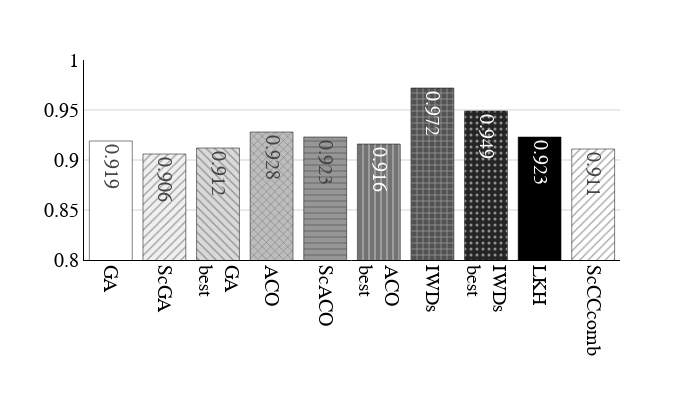

Write notebook code for a chart like this one.
### Code cell
make_bar_plot(data_PO, False)

### Figure 1 — Plotly figure (JSON) as saved in the notebook; plotly's stock layout.template omitted (floating-point values rounded to 4 significant figures)
{"data": [{"alignmentgroup": "True", "hovertemplate": "Algorithm br=%{x}<br>Problem avg=%{y}<extra></extra>", "legendgroup": "GA ", "marker": {"color": "rgb(255,255,255)", "line": {"color": "black"}, "pattern": {"shape": "", "size": 6}}, "name": "GA ", "offsetgroup": "GA ", "orientation": "v", "showlegend": true, "textposition": "auto", "texttemplate": "%{y}", "type": "bar", "x": ["GA "], "xaxis": "x", "y": [0.919], "yaxis": "y"}, {"alignmentgroup": "True", "hovertemplate": "Algorithm br=%{x}<br>Problem avg=%{y}<extra></extra>", "legendgroup": "ScGA", "marker": {"color": "rgb(240,240,240)", "line": {"color": "black"}, "pattern": {"shape": "/", "size": 6}}, "name": "ScGA", "offsetgroup": "ScGA", "orientation": "v", "showlegend": true, "textposition": "auto", "texttemplate": "%{y}", "type": "bar", "x": ["ScGA"], "xaxis": "x", "y": [0.906], "yaxis": "y"}, {"alignmentgroup": "True", "hovertemplate": "Algorithm br=%{x}<br>Problem avg=%{y}<extra></extra>", "legendgroup": "GA <br>best", "marker": {"color": "rgb(217,217,217)", "line": {"color": "black"}, "pattern": {"shape": "\\", "size": 6}}, "name": "GA <br>best", "offsetgroup": "GA <br>best", "orientation": "v", "showlegend": true, "textposition": "auto", "texttemplate": "%{y}", "type": "bar", "x": ["GA <br>best"], "xaxis": "x", "y": [0.912], "yaxis": "y"}, {"alignmentgroup": "True", "hovertemplate": "Algorithm br=%{x}<br>Problem avg=%{y}<extra></extra>", "legendgroup": "ACO ", "marker": {"color": "rgb(189,189,189)", "line": {"color": "black"}, "pattern": {"shape": "x", "size": 6}}, "name": "ACO ", "offsetgroup": "ACO ", "orientation": "v", "showlegend": true, "textposition": "auto", "texttemplate": "%{y}", "type": "bar", "x": ["ACO "], "xaxis": "x", "y": [0.928], "yaxis": "y"}, {"alignmentgroup": "True", "hovertemplate": "Algorithm br=%{x}<br>Problem avg=%{y}<extra></extra>", "legendgroup": "ScACO", "marker": {"color": "rgb(150,150,150)", "line": {"color": "black"}, "pattern": {"shape": "-", "size": 6}}, "name": "ScACO", "offsetgroup": "ScACO", "orientation": "v", "showlegend": true, "textposition": "auto", "texttemplate": "%{y}", "type": "bar", "x": ["ScACO"], "xaxis": "x", "y": [0.923], "yaxis": "y"}, {"alignmentgroup": "True", "hovertemplate": "Algorithm br=%{x}<br>Problem avg=%{y}<extra></extra>", "legendgroup": "ACO <br>best", "marker": {"color": "rgb(115,115,115)", "line": {"color": "black"}, "pattern": {"shape": "|", "size": 6}}, "name": "ACO <br>best", "offsetgroup": "ACO <br>best", "orientation": "v", "showlegend": true, "textposition": "auto", "texttemplate": "%{y}", "type": "bar", "x": ["ACO <br>best"], "xaxis": "x", "y": [0.916], "yaxis": "y"}, {"alignmentgroup": "True", "hovertemplate": "Algorithm br=%{x}<br>Problem avg=%{y}<extra></extra>", "legendgroup": "IWDs ", "marker": {"color": "rgb(82,82,82)", "line": {"color": "black"}, "pattern": {"shape": "+", "size": 6}}, "name": "IWDs ", "offsetgroup": "IWDs ", "orientation": "v", "showlegend": true, "textposition": "auto", "texttemplate": "%{y}", "type": "bar", "x": ["IWDs "], "xaxis": "x", "y": [0.972], "yaxis": "y"}, {"alignmentgroup": "True", "hovertemplate": "Algorithm br=%{x}<br>Problem avg=%{y}<extra></extra>", "legendgroup": "IWDs <br>best", "marker": {"color": "rgb(37,37,37)", "line": {"color": "black"}, "pattern": {"shape": ".", "size": 6}}, "name": "IWDs <br>best", "offsetgroup": "IWDs <br>best", "orientation": "v", "showlegend": true, "textposition": "auto", "texttemplate": "%{y}", "type": "bar", "x": ["IWDs <br>best"], "xaxis": "x", "y": [0.949], "yaxis": "y"}, {"alignmentgroup": "True", "hovertemplate": "Algorithm br=%{x}<br>Problem avg=%{y}<extra></extra>", "legendgroup": "LKH", "marker": {"color": "rgb(0,0,0)", "line": {"color": "black"}, "pattern": {"shape": "", "size": 6}}, "name": "LKH", "offsetgroup": "LKH", "orientation": "v", "showlegend": true, "textposition": "auto", "texttemplate": "%{y}", "type": "bar", "x": ["LKH"], "xaxis": "x", "y": [0.923], "yaxis": "y"}, {"alignmentgroup": "True", "hovertemplate": "Algorithm br=%{x}<br>Problem avg=%{y}<extra></extra>", "legendgroup": "ScCCcomb", "marker": {"color": "rgb(255,255,255)", "line": {"color": "black"}, "pattern": {"shape": "/", "size": 6}}, "name": "ScCCcomb", "offsetgroup": "ScCCcomb", "orientation": "v", "showlegend": true, "textposition": "auto", "texttemplate": "%{y}", "type": "bar", "x": ["ScCCcomb"], "xaxis": "x", "y": [0.911], "yaxis": "y"}], "layout": {"autosize": false, "barmode": "relative", "font": {"color": "black", "family": "Times New Roman", "size": 20}, "height": 400, "legend": {"title": {"text": "Algorithm br"}, "tracegroupgap": 0}, "margin": {"t": 60}, "showlegend": false, "width": 700, "xaxis": {"anchor": "y", "categoryarray": ["GA ", "ScGA", "GA <br>best", "ACO ", "ScACO", "ACO <br>best", "IWDs ", "IWDs <br>best", "LKH", "ScCCcomb"], "categoryorder": "array", "domain": [0, 1], "linecolor": "black", "linewidth": 1, "showline": true, "tickangle": 90, "title": {"text": ""}}, "yaxis": {"anchor": "x", "domain": [0, 1], "gridcolor": "lightgray", "linecolor": "black", "linewidth": 1, "range": [0.8, 1], "showline": true, "title": {"text": ""}}}}
